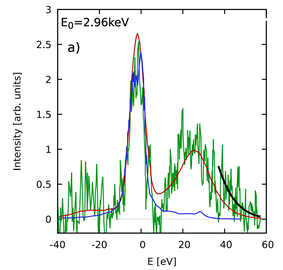
#> input picture RTS_calculating/figure.png, 283 x 270 px, shrunk from 1019 x 971 before the run
$ python distill_data.py
#> lines starting #> are read from the running program, lines starting #| are printed output that depends on the picture; after the words box and inside, x2 and y2 are one past the last pixel; in counts of white or black regions, pixels touching at a corner belong together; long printed decimals are rounded
#!/usr/bin/env python3
# -*- coding: utf-8 -*-
"""
extract_raw.py
只从图片提取蓝/绿谱线像素对应的 (x, y) 数值，不做任何平滑/追踪/过滤。

绿色 -> exp_0.txt
蓝色 -> sif_0.txt

输出：纯两列数值，制表符分隔，无表头、无注释。
同时生成对比图：左图原图+红线描点，右图提取出的(x,y)数据。

依赖:
    pip install opencv-python numpy matplotlib
"""

import cv2
import numpy as np
import matplotlib.pyplot as plt

# ================== 用户配置 ==================
IMAGE_PATH = "figure.png"
USE_INTERACTIVE = False

MANUAL_CALIB = {
    "x_px":  [508.0, 808.0],
    "x_val": [0.0, -40.0],
    "y_px":  [788.0, 285.0],       # 图片像素行号，向下增大
    "y_val": [0.0, 2.0],
}

X_LOG = False
Y_LOG = False

# HSV 颜色范围 (OpenCV: H∈[0,180], S,V∈[0,255])
COLOR_RANGES = {
    "blue":  ([88, 50, 30], [145, 255, 255]),
    "green": ([30, 35, 30], [95, 255, 255]),
}

OUTPUT_FILES = {
    "green": "exp_0.txt",
    "blue":  "sif_0.txt",
}

COMPARE_FILES = {
    "green": "compare_extract_exp.png",
    "blue":  "compare_extract_sif.png",
}
# =============================================


def load_image(path):
#> called with path = 'figure.png'
    data = np.fromfile(path, dtype=np.uint8)
    img = cv2.imdecode(data, cv2.IMREAD_COLOR)
#> img is the input picture: shape (270, 283, 3); mean B, G, R 235.3, 239.9, 234.3
    if img is None:
        raise FileNotFoundError(f"无法读取图片: {path}")
    return img


def pick_two_points(img_bgr, title):
    img_rgb = cv2.cvtColor(img_bgr, cv2.COLOR_BGR2RGB)
    fig, ax = plt.subplots(figsize=(12, 8))
    ax.imshow(img_rgb)
    ax.set_title(title)
    pts = plt.ginput(2, timeout=0, show_clicks=True)
    plt.close(fig)
    if len(pts) < 2:
        raise RuntimeError("没有选到两个点")
    return np.array(pts, dtype=float)


def get_calibration(img_bgr):
    if USE_INTERACTIVE:
        xp = pick_two_points(img_bgr, "Step 1: click two X-axis ticks")
        print("X pixel cols:", xp[:, 0])
        xv = [float(v) for v in input("X values (comma): ").split(",")]
        yp = pick_two_points(img_bgr, "Step 2: click two Y-axis ticks")
        print("Y pixel rows:", yp[:, 1])
        yv = [float(v) for v in input("Y values (comma): ").split(",")]
        x_px, y_px = xp[:, 0], yp[:, 1]
    else:
        x_px = np.asarray(MANUAL_CALIB["x_px"], float)
        xv = np.asarray(MANUAL_CALIB["x_val"], float)
        y_px = np.asarray(MANUAL_CALIB["y_px"], float)
        yv = np.asarray(MANUAL_CALIB["y_val"], float)

    fx = np.log10 if X_LOG else (lambda v: v)
    fy = np.log10 if Y_LOG else (lambda v: v)
    a_x, b_x = np.polyfit(x_px, fx(np.asarray(xv, float)), 1)
    a_y, b_y = np.polyfit(y_px, fy(np.asarray(yv, float)), 1)
    print(f"X mapping: {'log10(x)' if X_LOG else 'x'} = {a_x:.12g}*col + {b_x:.12g}")
    print(f"Y mapping: {'log10(y)' if Y_LOG else 'y'} = {a_y:.12g}*row + {b_y:.12g}")
    return a_x, b_x, a_y, b_y


def color_mask(img_bgr, lower, upper):
    hsv = cv2.cvtColor(img_bgr, cv2.COLOR_BGR2HSV)
    return cv2.inRange(hsv, np.array(lower, np.uint8), np.array(upper, np.uint8))


def to_x(a_x, b_x, col):
    v = a_x * col + b_x
    return 10.0 ** v if X_LOG else v


def to_y(a_y, b_y, row):
    v = a_y * row + b_y
    return 10.0 ** v if Y_LOG else v


def extract_segments(mask, a_x, b_x, a_y, b_y):
    """每列按连续像素段拆分；每段输出一个 (x, y)，y 为段内像素行均值。"""
    out = []
    for col in range(mask.shape[1]):
        rows = np.where(mask[:, col] > 0)[0]
        if rows.size == 0:
            continue
        splits = np.where(np.diff(rows) > 1)[0] + 1
        for seg in np.split(rows, splits):
            if seg.size == 0:
                continue
            x_d = to_x(a_x, b_x, col)
            y_d = to_y(a_y, b_y, float(seg.mean()))
            out.append((x_d, y_d, col, float(seg.mean())))
    return out


def write_two_cols(path, rows):
    with open(path, "w", encoding="utf-8") as f:
        for x_d, y_d, _c, _r in rows:
            f.write(f"{x_d:.12g}\t{y_d:.12g}\n")
    print(f"wrote {len(rows)} rows -> {path}")


def save_comparison(img_bgr, rows, path, name):
    """
    生成并排对比图：
    左图：原图 + 红色描点（展示提取位置）
    右图：提取出的 (x, y) 数据（展示物理数值）
    """
    img_rgb = cv2.cvtColor(img_bgr, cv2.COLOR_BGR2RGB)
    fig, axes = plt.subplots(1, 2, figsize=(18, 7))

    # --- 1. 左图：原图与描红 ---
    ax1 = axes[0]
    ax1.imshow(img_rgb)
    if rows:
        cols = np.array([r[2] for r in rows], float)
        rows_px = np.array([r[3] for r in rows], float)
        ax1.plot(cols, rows_px, '.', ms=1.5, color='red', label=f"Extracted ({len(rows)} pts)")
        ax1.legend(loc="upper right")
    ax1.set_title(f"Original Image & Overlay ({name})")
    ax1.axis('off') # 隐藏坐标轴边框，看起来更干净

    # --- 2. 右图：提取后的数据 ---
    ax2 = axes[1]
    if rows:
        x_data = np.array([r[0] for r in rows], float)
        y_data = np.array([r[1] for r in rows], float)
        # 用极小的点画出提取结果
        ax2.plot(x_data, y_data, '.', ms=2, color='blue', alpha=0.7)
    ax2.set_title(f"Extracted Data: {name}")
    ax2.set_xlabel("x")
    ax2.set_ylabel("y")
    ax2.grid(True, alpha=0.3)

    fig.tight_layout()
    fig.savefig(path, dpi=200)
    plt.close(fig)
    print(f"[{name}] comparison -> {path}")


def main():
    img_bgr = load_image(IMAGE_PATH)
    a_x, b_x, a_y, b_y = get_calibration(img_bgr)
#> a_x = -0.133; b_x = 67.73; a_y = -0.00398; b_y = 3.13

    for name in ("green", "blue"):
        lo, hi = COLOR_RANGES[name]
        mask = color_mask(img_bgr, lo, hi)
        rows = extract_segments(mask, a_x, b_x, a_y, b_y)
        if not rows:
            print(f"[{name}] 未匹配到像素，请检查 COLOR_RANGES")
            continue

        # 输出纯数据
        write_two_cols(OUTPUT_FILES[name], rows)

        # 输出并排对比图
        save_comparison(img_bgr, rows, COMPARE_FILES[name], name)

        xs = np.array([r[0] for r in rows])
        ys = np.array([r[1] for r in rows])
        print(f"[{name}] points={len(rows)}, "
              f"x∈[{xs.min():.6g},{xs.max():.6g}], "
              f"y∈[{ys.min():.6g},{ys.max():.6g}]")
#> this loop made 2 passes
#| wrote 393 rows -> exp_0.txt
#| [green] points=393, x∈[33.0667,60.1333], y∈[2.211,2.924]
#| wrote 179 rows -> sif_0.txt
#| [blue] points=179, x∈[35.8667,59.4667], y∈[2.264,2.913]
#> pass 1, in main, `mask = color_mask(img_bgr, lo, hi)`:
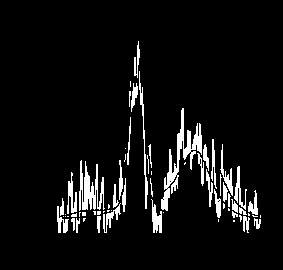
#> mask: shape (270, 283); 6.6% white; 65 white regions (29 under 20 px), largest, box (x1, y1, x2, y2) and area: (161, 108, 202, 211) 1017, (79, 160, 105, 211) 654, (139, 71, 148, 209) 263
#> pass 1, in save_comparison, `fig.savefig(path, dpi=200)`:
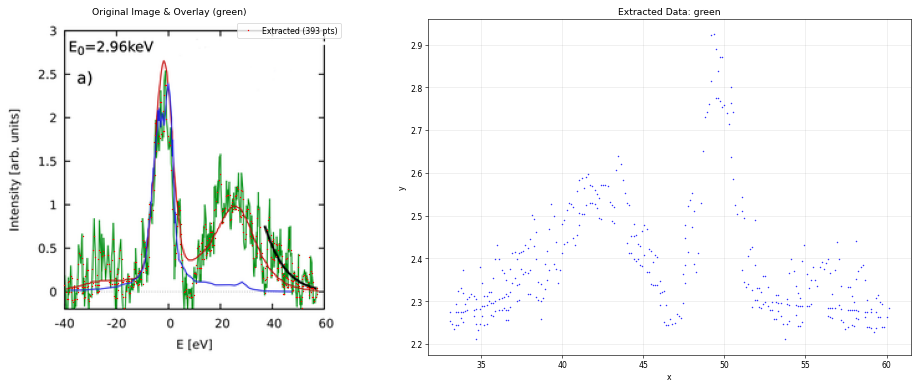
#> figure drawn by matplotlib, 2 panels
#> pass 2, in main, `mask = color_mask(img_bgr, lo, hi)`:
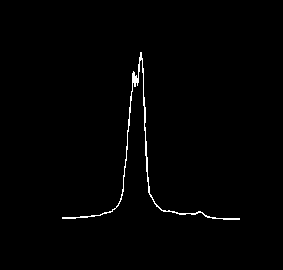
#> mask: shape (270, 283); 0.98% white in thin lines or dots, all inside (x1, y1, x2, y2) = (62, 52, 240, 220)
#> pass 2, in save_comparison (call 2), `fig.savefig(path, dpi=200)`:
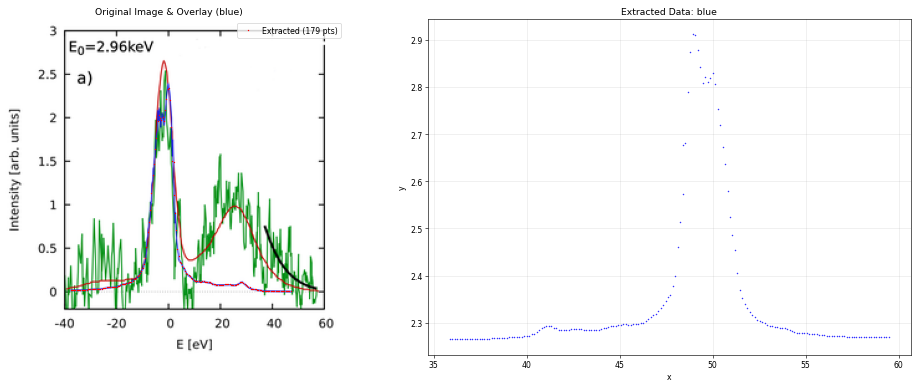
#> figure drawn by matplotlib, 2 panels


if __name__ == "__main__":
    main()
